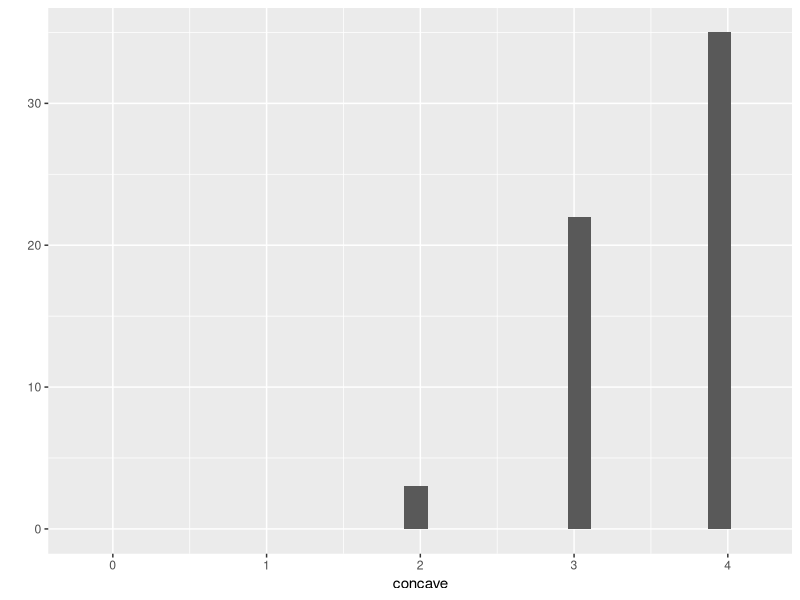

This figure's R source:
library(ggplot2)
samp_size = 60

likert_beta = function(n, a, b){
        round(rbeta(n, a, b) * 4)
}

centered      = likert_beta(samp_size, 2,   2)
r_tail        = likert_beta(samp_size, 2,   4)
l_tail        = likert_beta(samp_size, 4,   2)
concave       = likert_beta(samp_size, 8,   1)
more_concave  = likert_beta(samp_size, 8,   0.9)
ramp          = likert_beta(samp_size, 2,   0.9)
gentle_ramp   = likert_beta(samp_size, 1.1, 0.9)
ramp2         = likert_beta(samp_size, 2,   1)
moderate_ramp = likert_beta(samp_size, 1.5, 1)
very_spiky    = likert_beta(samp_size, 1.5, 0.5)
less_spiky    = likert_beta(samp_size, 1,   0.5)



samp_names = c("centered", "r_tail", "l_tail", "concave", "more_concave", "ramp", "gentle_ramp", "ramp2", "moderate_ramp", "very_spiky", "less_spiky")

X = data.frame(score = centered, pop_name = rep("centered", length(centered)))

for (s in samp_names[-1]){
	temp_vec = eval(parse(text=s))
	temp_frame = data.frame(score = temp_vec, pop_name = rep(s, length(temp_vec)))
	X = rbind(X, temp_frame)
}




qplot(concave, xlim=c(-0.2, 4.2))


wilcox.test(ramp, gentle_ramp)
